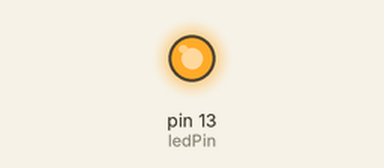
This sketch was run on a simulated Arduino Uno, built with avr-gcc and run on an emulated ATmega328P. Shown: output pins drawn as LEDs (lit = HIGH).

Above: at 0.5 s.
At 10.5 s:
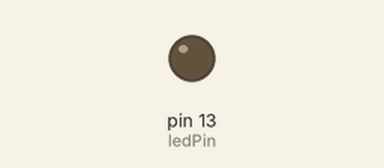
Timing chart, 0 to 15.6 s (numbered marks = the images above):
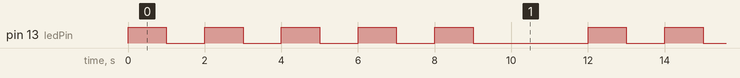

Measured:
- by itself, pin 13 (ledPin): repeats every 12.0 s: 4 × (LOW 1.0 s, HIGH 1.0 s), LOW 3.0 s, HIGH 1.0 s
- by itself, everything shown: repeats every 12.0 s, in 10 steps

The sketch:

Blink_while_delay.ino
```cpp
const int ledPin = 13; // Definir el pin led

void setup() {
  pinMode(ledPin, OUTPUT); // definir el pin elegido como OUTPUT
}

void loop() {

  int blinkCount = 0; // iniciar un contador para el numero de parpadeos

  while (blinkCount < 5) { // Repetir mientras que el valor de blinkCount sea < 5

    digitalWrite(ledPin, HIGH); // encender
    delay(1000);                // esperar 1 segundo (1000ms=1s)
    digitalWrite(ledPin, LOW);  // apagar
    delay(1000);                // esperar 1 segundo (1000ms=1s)
    blinkCount++; // sumar 1 al contador de blinkCount
  }

  delay(2000); // pausa de 2 segundos antes de volver a repetir el loop

}
```
